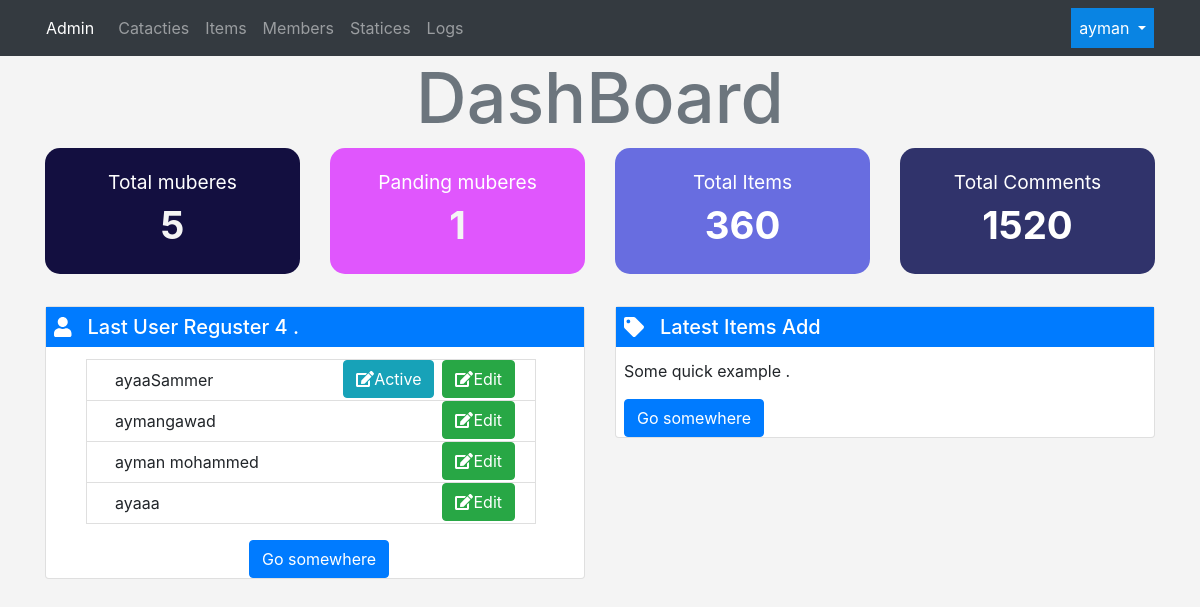
/admin/dashboard.php (signed in), run on the app's committed database.
### tables this page shows
CREATE TABLE `usres` (
  `UserID` int(11) NOT NULL COMMENT 'to idntfiy user',
  `Username` varchar(255) NOT NULL COMMENT 'username to login',
  `Password` varchar(255) NOT NULL COMMENT 'password to login',
  `Email` varchar(255) NOT NULL COMMENT 'email to login',
  `Fullname` varchar(255) NOT NULL COMMENT 'fullname to login',
  `GroupID` int(11) NOT NULL DEFAULT 0 COMMENT 'identfiy user Group',
  `TrustStatus` int(11) NOT NULL DEFAULT 0 COMMENT 'Seller Rank',
  `RegStatus` int(11) NOT NULL DEFAULT 0 COMMENT 'pending Approval',
  `RegusterDate` date NOT NULL DEFAULT current_timestamp()
);

### admin/includes/languges/en.php (called while the page is built)
<?php
function lang($phrase)
{
    static $lang = array(
        "masseg"                    => "welcome",
        "admin"                     => "adminstration",
        "HOME_ADMIN"                => "Admin",
        "Catacties"                 => "Catacties",
            "Edite_Profile"             => "Edite_Profile",
            "Stinge"                    => "Stinge",
            "LogOut"                    => "LogOut",
        "Items"                     => "Items",
        "Members"                   => "Members",
        "Statices"                  => "Statices",
        "Logs"                      => "Logs",
    );
    return $lang[$phrase];
}
?>

### admin/includes/functions/functions.php (called while the page is built, shortened)
    <?php
function checkItem($select, $fromTable, $valueItemCheck){
    global $conn;
    $sqlStat = "SELECT $select FROM $fromTable WHERE $select = ? ";
    $satment = $conn->prepare($sqlStat);
    $satment->execute(array($valueItemCheck));
    $resf = $satment->rowCount();
    if ($resf > 0) {
        return $resf;
    } else {
        return 0;
    }
}
function getCountRowUsUserID($selectCount = "UserID", $fromTable ="usres" ){
    global $conn;
    $sql = "SELECT COUNT($selectCount)  FROM $fromTable";
    $stmt = $conn->prepare($sql);
    $stmt->execute();
    $res = $stmt->fetchColumn();
    return $res;
}
function getLatest($select, $fromtable, $coOrBy, $descOrAsc, $limit ){
    global $conn;
    $sql = "SELECT $select FROM $fromtable   ORDER BY $coOrBy $descOrAsc LIMIT $limit ";
    $stmt = $conn->prepare($sql);
    $stmt->execute();
    $resAll = $stmt->fetchAll();
    return $resAll;
}
?>

### admin/dashboard.php (the view, shortened to what this page needs)
<?php
if (isset($_SESSION['username'])) {
    include "init.php";
    $theLatests = getLatest("*", "usres", "UserID", "DESC", "4");
    ?>
    <div class="container home-dashboard">
        <h2 class="dashboardTitle text-center h1">DashBoard</h2>
        <div class="row">
            <div class="col-md-3 mb-2">
                <div class="stst st-muberes">
                    Total muberes
                    <span>
                            <?php $res = getCountRowUsUserID() ?>
                            <a href="muber.php?do=manage&page=userAvation"><?= $res ?></a>
                        </span>
                </div>
            </div>
            <div class="col-md-3 mb-2">
                <div class="stst st-panding">
                    Panding muberes
                    <span>
                            <a href="muber.php?do=manage&page=panding"><?= checkItem("RegStatus", "usres", "0") ?></a>
                        </span>
                </div>
            </div>
            <div class="col-md-3 mb-2">
                <div class="stst st-item">
                    Total Items
                    <span>360</span>
                </div>
            </div>
            <div class="col-md-3 mb-2">
                <div class="stst st-comment">
                    Total Comments
                    <span>1520</span>
                </div>
            </div>
        </div>
    </div>
    <div class="container litest mt-4">
        <div class="row">
            <div class="col-sm-6 mb-2">
                <div class="card mb-4">
                    <div class="card-body p-0">
                        <h5 class="card-title btn-primary p-2"><i class="fa fa-user mr-3"></i>Last User Reguster <?= count($theLatests) ?> .</h5>
                        <ul class="litest pr-5 ">
                            <?php
                            foreach ($theLatests as $latest) {
                                ?><li class="list-group-item pt-0 pb-0  overflow-hidden "><span class="d-inline-block  p-2" latest-span"><?= $latest['Username'];?></span>
                                <a href="muber.php?do=edite&id=<?= $latest['UserID'] ?>&gid=<?=$latest['GroupID']?>>"
                                   class="btn btn-success fa-pull-right mt-0"><i
                                            class="fa fa-edit"></i>Edit</a>
                                <?php
                                if ($latest['RegStatus'] == 0) {
                                    ?>
                                    <a href="muber.php?do=activet&id=<?= $latest['UserID'] ?>&gid=<?=$latest['GroupID']?>" class="btn btn-info fa-pull-right mt-0 mr-2">
                                        <i class="fa fa-edit"></i>Active</a><?php
                                }
                                ?>
                                </li><?php
                            }
                            ?>
                        </ul>
                        <div class="text-center"><a href="#" class="btn btn-primary ml-2">Go somewhere</a></div>
                    </div>
                </div>
            </div>
            <div class="col-sm-6 mb-2">
                <div class="card mb-4">
                    <div class="card-body p-0">
                        <h5 class="card-title btn-primary p-2"><i class="fa fa-tag mr-3"></i>Latest Items Add</h5>
                        <p class="card-text pl-2 pr-2">Some quick example .</p>
                        <a href="#" class="btn btn-primary ml-2">Go somewhere</a>
                    </div>
                </div>
            </div>
        </div>
    </div>
    <?php
    include $tpl . "footer.php";
} else {
    header('Location: index.php');
    exit();
}
?>

### admin/includes/templets/header.php (shortened to what this page needs)
<!doctype html>
<html lang="en">
<head>
    <link rel="stylesheet" href="<?=$css?>bootstrap.min.css">
    <link rel="stylesheet" href="<?=$font?>css/all.css">
    <link rel="stylesheet" href="<?=$css?>style.css">
</head>
<body>

### admin/init.php (shortened to what this page needs)
<?php
include "connect.php";
$fun = "includes/functions/";
$tpl = 'includes/templets/';
$css = "layout/css/";
$font = "layout/fonts/";
$lang = "includes/languges/";
include $fun . "functions.php";
include $lang . 'en.php';
include $tpl . "header.php";
if (!isset($noNavBar)) {
    include $tpl . "navbar.php";
}
?>

### admin/includes/templets/navbar.php (shortened to what this page needs)
<div class="bg-dark ">
    <nav class="container navbar navbar-expand-lg  navbar-dark bg-dark">
        <a class="navbar-brand" href="dashboard.php"><?= lang("HOME_ADMIN")?></a>
        <div class="collapse navbar-collapse" id="app-nav" >
                <ul class="navbar-nav mr-auto ">
                    <li class="nav-item  "><a class="nav-link" href="#"><?= lang("Catacties")?></a></li>
                    <li class="nav-item  "><a class="nav-link" href="#"><?= lang("Items")?></a></li>
                    <li class="nav-item  "><a class="nav-link" href="muber.php"><?= lang("Members")?></a></li>
                    <li class="nav-item  "><a class="nav-link" href="#"><?= lang("Statices")?></a></li>
                    <li class="nav-item  "><a class="nav-link" href="#"><?= lang("Logs")?></a></li>
                </ul>
                <ul  class="navbar-nav navbar-light ">
                    <li class="nav-item dropdown">
                        <a class="nav-link dropdown-toggle active" href="#"
                           id="navbarDropdown" role="button"
                           data-toggle="dropdown" aria-haspopup="true"
                           aria-expanded="false">
                           <?php
                            if(isset($_SESSION['username'])){
                                echo $_SESSION['username'];
                            }else{
                                echo "login";
                            }
                           ?>
                        </a>
                    </li>
                </ul>
        </div>
    </nav>
</div>

### admin/includes/templets/footer.php (shortened to what this page needs)
</body>
</html>

### admin/layout/css/style.css (style rules this page uses)
body { background-color: #F4F4F4; }
.navbar-brand { font-size: 1em; }
.navbar-dark .navbar-nav .active > .nav-link, .navbar-dark .navbar-nav .nav-link.active, .navbar-dark .navbar-nav .nav-link.show, .navbar-dark .navbar-nav .show > .nav-link, .dropdown-menu { background-color: #0984e3; }
.home-dashboard .stst { text-align: center; padding: 20px; border-radius: 15px; color: #FFFFFF; font-size: 1.2em; }
.home-dashboard .stst a { color: #F4F4F4; text-decoration: none; }
.home-dashboard .stst.st-muberes { background-color: #130f40 }
.home-dashboard .stst.st-panding { background-color: #e056fd }
.home-dashboard .stst.st-item { background-color: #686de0 }
.home-dashboard .stst.st-comment { background-color: #30336b }
.home-dashboard .stst span { display: block; font-size: 30px; font-weight: bold; font-size: 2em; }
.dashboardTitle { font-size: 70px; color: #6c757d; }

### data on the page
usres: Username "ayaaSammer"
usres: Username "aymangawad"
usres: Username "ayman mohammed"
usres: Username "ayaaa"

### other printed values
lang("HOME_ADMIN") "Admin"
lang("Catacties") "Catacties"
lang("Items") "Items"
lang("Members") "Members"
lang("Statices") "Statices"
lang("Logs") "Logs"
$_SESSION['username'] "ayman"
$res "5"
checkItem("RegStatus", "usres", "0") "1"
count($theLatests) "4"
